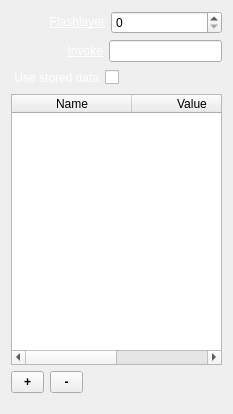
<?xml version="1.0" encoding="UTF-8"?>
<ui version="4.0">
 <class>InspectorTemplateWidget</class>
 <widget class="QWidget" name="InspectorTemplateWidget">
  <property name="geometry">
   <rect>
    <x>0</x>
    <y>0</y>
    <width>233</width>
    <height>414</height>
   </rect>
  </property>
  <property name="sizePolicy">
   <sizepolicy hsizetype="Preferred" vsizetype="MinimumExpanding">
    <horstretch>0</horstretch>
    <verstretch>0</verstretch>
   </sizepolicy>
  </property>
  <property name="minimumSize">
   <size>
    <width>0</width>
    <height>414</height>
   </size>
  </property>
  <layout class="QVBoxLayout" name="verticalLayout">
   <item>
    <layout class="QHBoxLayout" name="horizontalLayoutFlashlayer">
     <item>
      <spacer name="horizontalSpacerFlashlayer">
       <property name="orientation">
        <enum>Qt::Horizontal</enum>
       </property>
       <property name="sizeType">
        <enum>QSizePolicy::Fixed</enum>
       </property>
       <property name="sizeHint" stdset="0">
        <size>
         <width>38</width>
         <height>20</height>
        </size>
       </property>
      </spacer>
     </item>
     <item>
      <widget class="QLabel" name="labelFlashlayer">
       <property name="text">
        <string>&lt;a href=&quot;Flashlayer&quot; style=&quot;color: white;&quot;&gt;Flashlayer&lt;/a&gt;</string>
       </property>
       <property name="alignment">
        <set>Qt::AlignRight|Qt::AlignTrailing|Qt::AlignVCenter</set>
       </property>
      </widget>
     </item>
     <item>
      <widget class="QSpinBox" name="spinBoxFlashlayer">
       <property name="sizePolicy">
        <sizepolicy hsizetype="Expanding" vsizetype="Fixed">
         <horstretch>0</horstretch>
         <verstretch>0</verstretch>
        </sizepolicy>
       </property>
       <property name="maximum">
        <number>99</number>
       </property>
       <property name="value">
        <number>0</number>
       </property>
      </widget>
     </item>
    </layout>
   </item>
   <item>
    <layout class="QHBoxLayout" name="horizontalLayoutInvoke">
     <item>
      <spacer name="horizontalSpacerInvoke">
       <property name="orientation">
        <enum>Qt::Horizontal</enum>
       </property>
       <property name="sizeType">
        <enum>QSizePolicy::Fixed</enum>
       </property>
       <property name="sizeHint" stdset="0">
        <size>
         <width>56</width>
         <height>20</height>
        </size>
       </property>
      </spacer>
     </item>
     <item>
      <widget class="QLabel" name="labelInvoke">
       <property name="text">
        <string>&lt;a href=&quot;Invoke&quot; style=&quot;color: white;&quot;&gt;Invoke&lt;/a&gt;</string>
       </property>
       <property name="alignment">
        <set>Qt::AlignRight|Qt::AlignTrailing|Qt::AlignVCenter</set>
       </property>
      </widget>
     </item>
     <item>
      <widget class="QLineEdit" name="lineEditInvoke">
       <property name="placeholderText">
        <string/>
       </property>
      </widget>
     </item>
    </layout>
   </item>
   <item>
    <layout class="QHBoxLayout" name="horizontalLayoutLoop">
     <item>
      <spacer name="horizontalSpacerLoop1">
       <property name="orientation">
        <enum>Qt::Horizontal</enum>
       </property>
       <property name="sizeType">
        <enum>QSizePolicy::Fixed</enum>
       </property>
       <property name="sizeHint" stdset="0">
        <size>
         <width>3</width>
         <height>20</height>
        </size>
       </property>
      </spacer>
     </item>
     <item>
      <widget class="QLabel" name="labelUseStoredData">
       <property name="text">
        <string>&lt;a href=&quot;Use stored data&quot; style=&quot;color: white;&quot;&gt;Use stored data&lt;/a&gt;</string>
       </property>
       <property name="alignment">
        <set>Qt::AlignRight|Qt::AlignTrailing|Qt::AlignVCenter</set>
       </property>
      </widget>
     </item>
     <item>
      <widget class="QCheckBox" name="checkBoxUseStoredData">
       <property name="layoutDirection">
        <enum>Qt::RightToLeft</enum>
       </property>
       <property name="text">
        <string/>
       </property>
      </widget>
     </item>
     <item>
      <spacer name="horizontalSpacerLoop2">
       <property name="orientation">
        <enum>Qt::Horizontal</enum>
       </property>
       <property name="sizeHint" stdset="0">
        <size>
         <width>40</width>
         <height>20</height>
        </size>
       </property>
      </spacer>
     </item>
    </layout>
   </item>
   <item>
    <layout class="QHBoxLayout" name="horizontalLayoutData">
     <item>
      <widget class="QTableWidget" name="tableWidgetTemplateData">
       <property name="alternatingRowColors">
        <bool>true</bool>
       </property>
       <property name="selectionMode">
        <enum>QAbstractItemView::SingleSelection</enum>
       </property>
       <property name="showGrid">
        <bool>false</bool>
       </property>
       <attribute name="horizontalHeaderDefaultSectionSize">
        <number>120</number>
       </attribute>
       <attribute name="horizontalHeaderStretchLastSection">
        <bool>true</bool>
       </attribute>
       <attribute name="verticalHeaderVisible">
        <bool>false</bool>
       </attribute>
       <attribute name="verticalHeaderDefaultSectionSize">
        <number>21</number>
       </attribute>
       <column>
        <property name="text">
         <string>Name</string>
        </property>
       </column>
       <column>
        <property name="text">
         <string>Value</string>
        </property>
       </column>
      </widget>
     </item>
    </layout>
   </item>
   <item>
    <layout class="QHBoxLayout" name="horizontalLayoutRow">
     <item>
      <widget class="QToolButton" name="toolButtonAddRow">
       <property name="minimumSize">
        <size>
         <width>33</width>
         <height>22</height>
        </size>
       </property>
       <property name="maximumSize">
        <size>
         <width>33</width>
         <height>22</height>
        </size>
       </property>
       <property name="font">
        <font>
         <weight>75</weight>
         <bold>true</bold>
        </font>
       </property>
       <property name="toolTip">
        <string>Add new device</string>
       </property>
       <property name="text">
        <string>+</string>
       </property>
      </widget>
     </item>
     <item>
      <widget class="QToolButton" name="toolButtonRemoveRow">
       <property name="minimumSize">
        <size>
         <width>33</width>
         <height>22</height>
        </size>
       </property>
       <property name="maximumSize">
        <size>
         <width>33</width>
         <height>22</height>
        </size>
       </property>
       <property name="font">
        <font>
         <weight>75</weight>
         <bold>true</bold>
        </font>
       </property>
       <property name="toolTip">
        <string>Remove device</string>
       </property>
       <property name="text">
        <string>-</string>
       </property>
      </widget>
     </item>
     <item>
      <spacer name="horizontalSpacerRow">
       <property name="orientation">
        <enum>Qt::Horizontal</enum>
       </property>
       <property name="sizeHint" stdset="0">
        <size>
         <width>40</width>
         <height>20</height>
        </size>
       </property>
      </spacer>
     </item>
    </layout>
   </item>
   <item>
    <spacer name="verticalSpacerTemplate">
     <property name="orientation">
      <enum>Qt::Vertical</enum>
     </property>
     <property name="sizeType">
      <enum>QSizePolicy::Fixed</enum>
     </property>
     <property name="sizeHint" stdset="0">
      <size>
       <width>20</width>
       <height>10</height>
      </size>
     </property>
    </spacer>
   </item>
  </layout>
 </widget>
 <resources/>
 <connections>
  <connection>
   <sender>spinBoxFlashlayer</sender>
   <signal>valueChanged(int)</signal>
   <receiver>InspectorTemplateWidget</receiver>
   <slot>flashlayerChanged(int)</slot>
   <hints>
    <hint type="sourcelabel">
     <x>201</x>
     <y>29</y>
    </hint>
    <hint type="destinationlabel">
     <x>211</x>
     <y>48</y>
    </hint>
   </hints>
  </connection>
  <connection>
   <sender>toolButtonAddRow</sender>
   <signal>clicked()</signal>
   <receiver>InspectorTemplateWidget</receiver>
   <slot>addRow()</slot>
   <hints>
    <hint type="sourcelabel">
     <x>35</x>
     <y>407</y>
    </hint>
    <hint type="destinationlabel">
     <x>2</x>
     <y>423</y>
    </hint>
   </hints>
  </connection>
  <connection>
   <sender>toolButtonRemoveRow</sender>
   <signal>clicked()</signal>
   <receiver>InspectorTemplateWidget</receiver>
   <slot>removeRow()</slot>
   <hints>
    <hint type="sourcelabel">
     <x>81</x>
     <y>407</y>
    </hint>
    <hint type="destinationlabel">
     <x>211</x>
     <y>425</y>
    </hint>
   </hints>
  </connection>
  <connection>
   <sender>tableWidgetTemplateData</sender>
   <signal>itemChanged(QTableWidgetItem*)</signal>
   <receiver>InspectorTemplateWidget</receiver>
   <slot>itemChanged(QTableWidgetItem*)</slot>
   <hints>
    <hint type="sourcelabel">
     <x>168</x>
     <y>308</y>
    </hint>
    <hint type="destinationlabel">
     <x>211</x>
     <y>295</y>
    </hint>
   </hints>
  </connection>
  <connection>
   <sender>lineEditInvoke</sender>
   <signal>textChanged(QString)</signal>
   <receiver>InspectorTemplateWidget</receiver>
   <slot>invokeChanged(QString)</slot>
   <hints>
    <hint type="sourcelabel">
     <x>167</x>
     <y>50</y>
    </hint>
    <hint type="destinationlabel">
     <x>3</x>
     <y>41</y>
    </hint>
   </hints>
  </connection>
  <connection>
   <sender>labelFlashlayer</sender>
   <signal>linkActivated(QString)</signal>
   <receiver>InspectorTemplateWidget</receiver>
   <slot>resetFlashlayer(QString)</slot>
   <hints>
    <hint type="sourcelabel">
     <x>63</x>
     <y>24</y>
    </hint>
    <hint type="destinationlabel">
     <x>3</x>
     <y>21</y>
    </hint>
   </hints>
  </connection>
  <connection>
   <sender>labelInvoke</sender>
   <signal>linkActivated(QString)</signal>
   <receiver>InspectorTemplateWidget</receiver>
   <slot>resetInvoke(QString)</slot>
   <hints>
    <hint type="sourcelabel">
     <x>100</x>
     <y>57</y>
    </hint>
    <hint type="destinationlabel">
     <x>0</x>
     <y>68</y>
    </hint>
   </hints>
  </connection>
  <connection>
   <sender>checkBoxUseStoredData</sender>
   <signal>stateChanged(int)</signal>
   <receiver>InspectorTemplateWidget</receiver>
   <slot>useStoredDataChanged(int)</slot>
   <hints>
    <hint type="sourcelabel">
     <x>113</x>
     <y>75</y>
    </hint>
    <hint type="destinationlabel">
     <x>236</x>
     <y>73</y>
    </hint>
   </hints>
  </connection>
  <connection>
   <sender>labelUseStoredData</sender>
   <signal>linkActivated(QString)</signal>
   <receiver>InspectorTemplateWidget</receiver>
   <slot>resetUseStoredData(QString)</slot>
   <hints>
    <hint type="sourcelabel">
     <x>55</x>
     <y>81</y>
    </hint>
    <hint type="destinationlabel">
     <x>236</x>
     <y>102</y>
    </hint>
   </hints>
  </connection>
 </connections>
 <slots>
  <slot>flashlayerChanged(int)</slot>
  <slot>addRow()</slot>
  <slot>removeRow()</slot>
  <slot>itemChanged(QTableWidgetItem*)</slot>
  <slot>invokeChanged(QString)</slot>
  <slot>resetFlashlayer(QString)</slot>
  <slot>resetInvoke(QString)</slot>
  <slot>useStoredDataChanged(int)</slot>
  <slot>resetUseStoredData(QString)</slot>
 </slots>
</ui>
